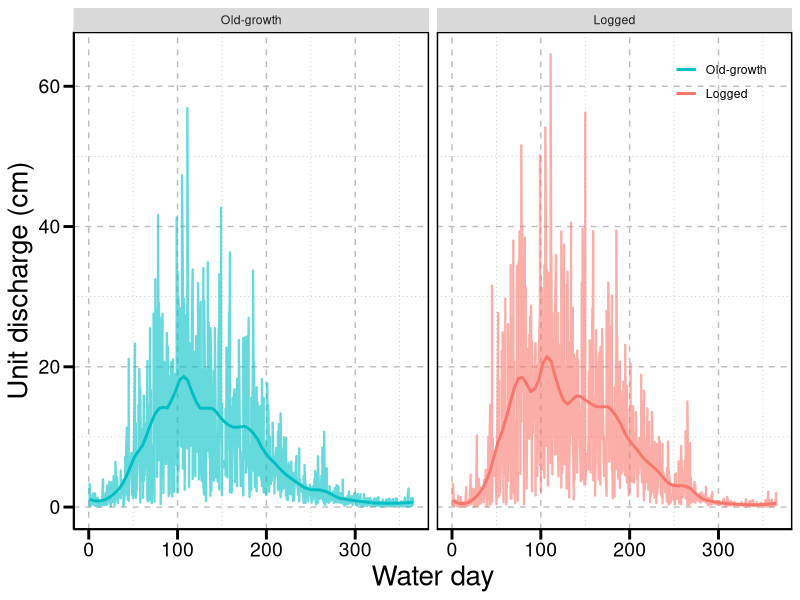
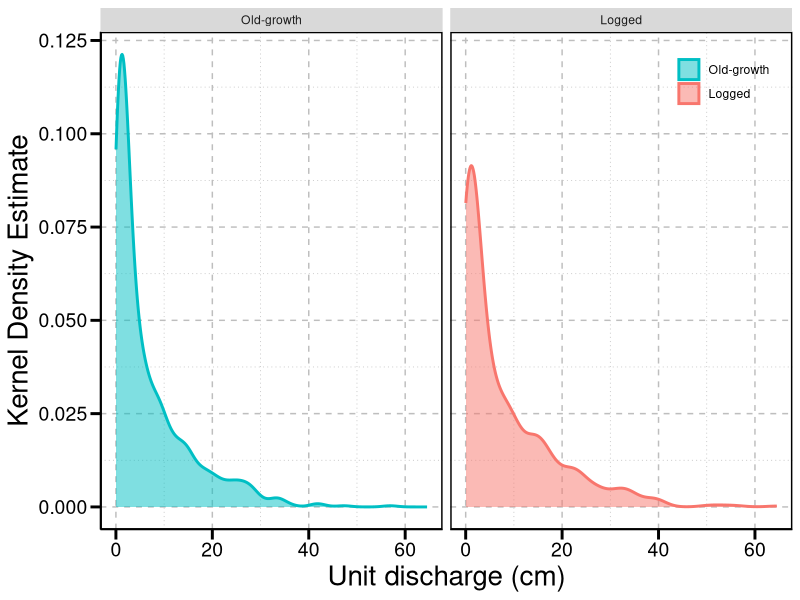
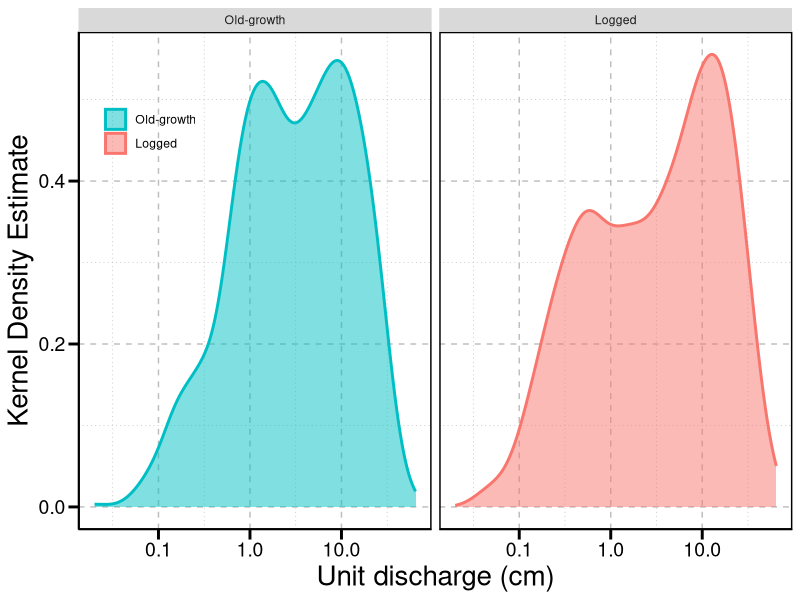
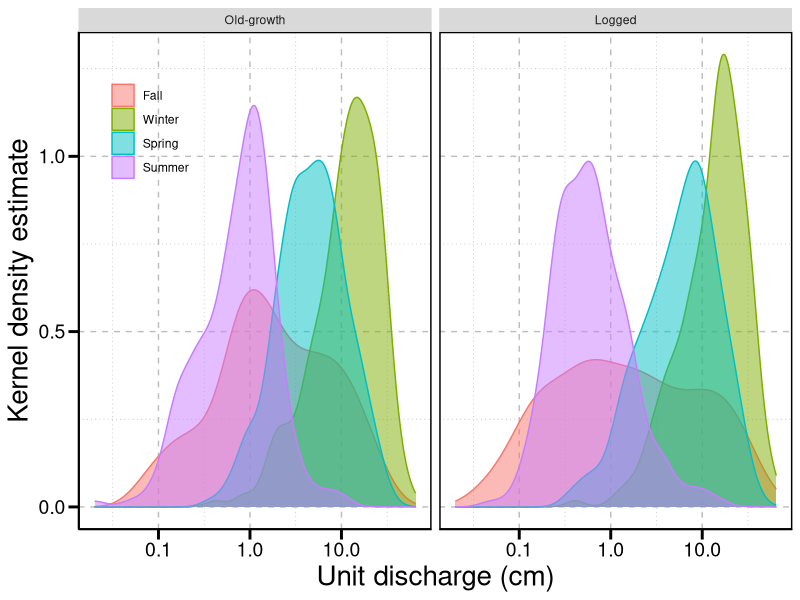
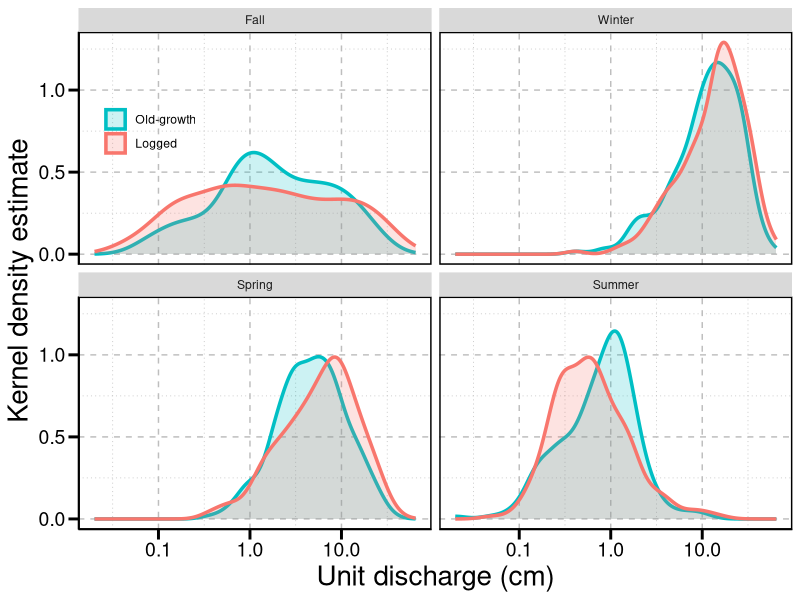

Reproduce these figures in R, in order.
library(ggplot2)

hjg <- read.csv("220621_fho_hjandrews.csv")
hjg$ws.f <- factor(hjg$ws.f,levels = c("Old-growth","Logged"))
hjg$ssn <- factor(hjg$ssn,levels = c("Fall","Winter","Spring","Summer"))

theme_fg = theme(axis.text=element_text(colour="black",size=14),
                 axis.title.y = element_text(size = 20),
                 axis.title.x = element_text(size = 20),
                 panel.grid.minor= element_line(colour = "gray", linetype = "dotted"), 
                 panel.grid.major = element_line(colour = "gray", linetype = "dashed"),
                 panel.border = element_rect(fill=NA, colour = "black", size=1),
                 panel.background=element_blank(),
                 axis.ticks.length = unit(0.254, "cm"),
                 axis.ticks = element_line(colour = "black", size=1), 
                 axis.line = element_line(colour = "black"),
                 legend.position = c(.90,.90),
                 legend.direction = "vertical",
                 legend.background = element_rect(fill=alpha(0.1)),
                 legend.title = element_blank())


uq_plot <- ggplot(hjg, aes(y=uq.cm, x=wd,color=as.factor(ws.f)))+
  geom_line(alpha=0.6, size = 0.8)+# by changing alpha, we change the transparency
  geom_smooth(span = 0.15, se = FALSE)+# by changing span, I control the wiggles in the trend
  ylab("Unit discharge (cm)") +
  xlab("Water day")+
  scale_color_manual(values = c("#00BFC4","#F8766D"))+
  scale_fill_manual(values = c("#00BFC4","#F8766D"))+
  theme_fg +
  facet_wrap(~ws.f)
uq_plot

uq_p_plot <- ggplot(hjg, aes(x=uq.cm,color= ws.f, fill = ws.f))+
  geom_density(alpha = 0.5, size = 1.0)+
  ylab("Kernel Density Estimate") +
  xlab("Unit discharge (cm)")+
  scale_color_manual(values = c("#00BFC4","#F8766D"))+
  scale_fill_manual(values = c("#00BFC4","#F8766D"))+
  theme_fg +
  facet_wrap(~ws.f)
uq_p_plot

uq_p_plot + scale_x_log10() + theme(legend.position = c(0.1,0.8))

ssn_plot <- ggplot(hjg, aes(x=uq.cm, color=as.factor(ssn), fill = as.factor (ssn)))+
  geom_density(alpha = 0.5)+
  ylab("Kernel density estimate") +
  xlab("Unit discharge (cm)")+
  scale_x_log10()+
  theme_fg +
  theme(legend.position = c(0.1,0.8))+
  facet_wrap(~ws.f)
ssn_plot

ssn_plot_c <- ggplot(hjg, aes(x=uq.cm, color=as.factor(ws.f), fill = as.factor (ws.f)))+
  geom_density(alpha = 0.2, size = 1.2)+
  ylab("Kernel density estimate") +
  xlab("Unit discharge (cm)")+
  scale_x_log10()+
  scale_color_manual(values = c("#00BFC4","#F8766D"))+
  scale_fill_manual(values = c("#00BFC4","#F8766D"))+
  theme_fg +
  theme(legend.position = c(0.1,0.8))+
  facet_wrap(~ssn, nrow = 2)
ssn_plot_c